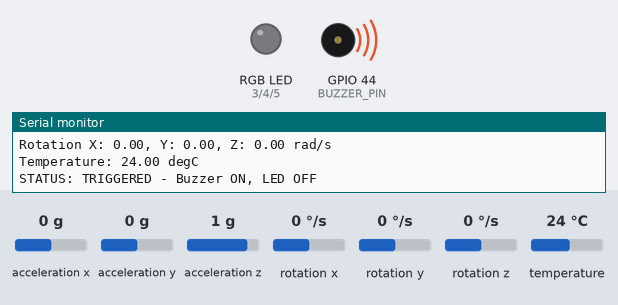
Bench run of a sketch on a simulated ESP32. Shown: an RGB LED mixed from three pins (HIGH = lit), buzzer (waves = sounding), the last lines printed to the serial monitor. The inputs (shaded band) are chosen by the test bench; at power-on: acceleration z 1 g, acceleration x 0 g, acceleration y 0 g, rotation x 0 °/s, rotation y 0 °/s, rotation z 0 °/s, temperature 24 °C.

Above: at 1.3 s.
1.4 s: acceleration z set to 0.7 g
2.9 s: acceleration z set to 0.4 g
At 3.7 s:
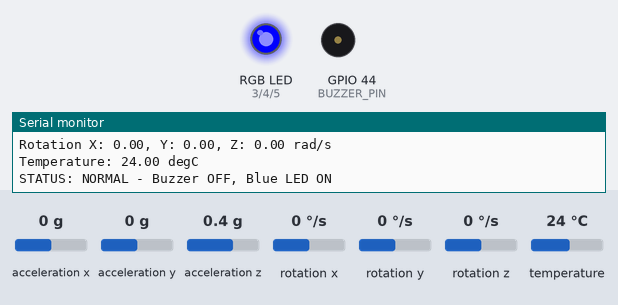
4.6 s: acceleration z set to 0.8 g
At 5.9 s:
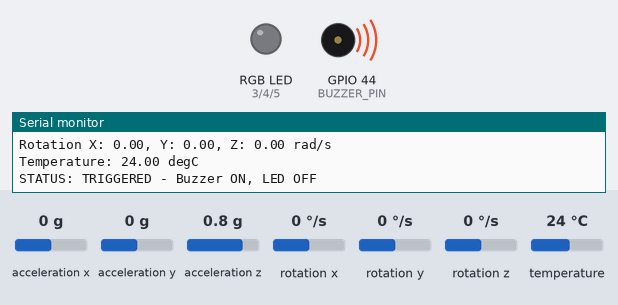
6.2 s: acceleration z set to -1.4 g
At 7.0 s:
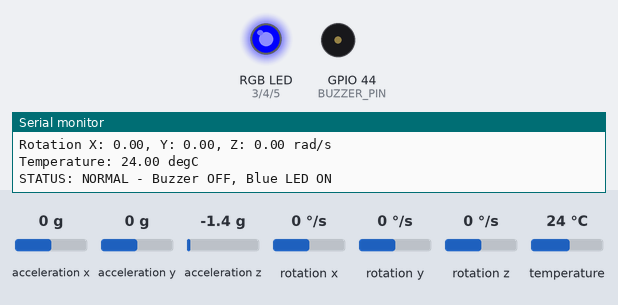
Timing chart, 0 to 8.7 s (numbered marks = the images above; inputs shaded):
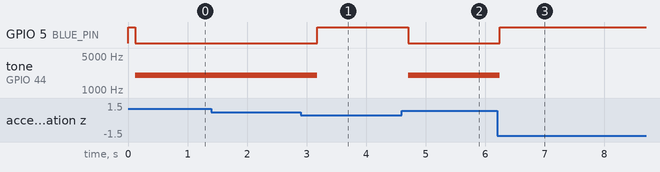

Measured:
- the behaviour switches between 0.6 and 0.5 g on acceleration z (found by bisection; images 0 and 1)
- after the input at 2.9 s, GPIO 5 (BLUE_PIN): LOW → HIGH after 0.28 s; tone on GPIO 44 (BUZZER_PIN): 2000 Hz → silent after 0.28 s
- after the input at 4.6 s, GPIO 5 (BLUE_PIN): HIGH → LOW after 0.11 s; tone on GPIO 44 (BUZZER_PIN): silent → 2000 Hz after 0.11 s
- after the input at 6.2 s, GPIO 5 (BLUE_PIN): LOW → HIGH at once; tone on GPIO 44 (BUZZER_PIN): 2000 Hz → silent at once

The sketch:

Buzzer_LED_working_copy.ino
```cpp
// =================================================
// FireBeetle ESP32 + MPU6050 + KY-016 + Passive Buzzer
// Arduino-ESP32 3.x LEDC PWM API
// KY-016 is common cathode
// No interrupt: MPU6050 is read by polling in loop()
// =================================================

#include <Adafruit_MPU6050.h>
#include <Adafruit_Sensor.h>
#include <Wire.h>

Adafruit_MPU6050 mpu;

// -------------------------------------------------
// KY-016 RGB LED pins
// -------------------------------------------------
#define RED_PIN   D2
#define GREEN_PIN D3
#define BLUE_PIN  D4

// -------------------------------------------------
// Passive buzzer pin
// -------------------------------------------------
#define BUZZER_PIN D7

// -------------------------------------------------
// PWM settings
// -------------------------------------------------

// KY-016 RGB PWM settings
#define LED_PWM_FREQUENCY 5000
#define LED_PWM_RESOLUTION 8

// Passive buzzer PWM settings
#define BUZZER_PWM_FREQUENCY 2000
#define BUZZER_PWM_RESOLUTION 8

// -------------------------------------------------
// MPU6050 threshold
// -------------------------------------------------

// MPU6050 acceleration values are in m/s^2.
// Change this after looking at Serial Monitor values.
const float ACCEL_THRESHOLD = 5.0;

// -------------------------------------------------
// RGB LED function
// KY-016 is common cathode:
// 0 = channel off
// 255 = full brightness
// -------------------------------------------------
void setColor(uint8_t red, uint8_t green, uint8_t blue) {
  ledcWrite(RED_PIN, red);
  ledcWrite(GREEN_PIN, green);
  ledcWrite(BLUE_PIN, blue);
}

void ledOff() {
  setColor(0, 0, 0);
}

void blueLedOn() {
  setColor(0, 0, 255);
}

// -------------------------------------------------
// Passive buzzer functions
// -------------------------------------------------
void buzzerOn(uint32_t frequency) {
  ledcWriteTone(BUZZER_PIN, frequency);
}

void buzzerOff() {
  ledcWriteTone(BUZZER_PIN, 0);
}

// -------------------------------------------------
// Setup
// -------------------------------------------------
void setup(void) {
  Serial.begin(115200);

  // Optional on some boards, but safe for Serial Monitor startup.
  while (!Serial) {
    delay(10);
  }

  Serial.println("FireBeetle ESP32 + MPU6050 + KY-016 + Buzzer");

  // -------------------------------------------------
  // Set up PWM for RGB LED and passive buzzer
  // -------------------------------------------------

  bool redAttached = ledcAttach(
    RED_PIN,
    LED_PWM_FREQUENCY,
    LED_PWM_RESOLUTION
  );

  bool greenAttached = ledcAttach(
    GREEN_PIN,
    LED_PWM_FREQUENCY,
    LED_PWM_RESOLUTION
  );

  bool blueAttached = ledcAttach(
    BLUE_PIN,
    LED_PWM_FREQUENCY,
    LED_PWM_RESOLUTION
  );

  bool buzzerAttached = ledcAttach(
    BUZZER_PIN,
    BUZZER_PWM_FREQUENCY,
    BUZZER_PWM_RESOLUTION
  );

  Serial.print("Red PWM: ");
  Serial.println(redAttached ? "OK" : "FAILED");

  Serial.print("Green PWM: ");
  Serial.println(greenAttached ? "OK" : "FAILED");

  Serial.print("Blue PWM: ");
  Serial.println(blueAttached ? "OK" : "FAILED");

  Serial.print("Buzzer PWM: ");
  Serial.println(buzzerAttached ? "OK" : "FAILED");

  // Initial output state.
  blueLedOn();
  buzzerOff();

  // -------------------------------------------------
  // Initialise MPU6050
  // -------------------------------------------------

  if (!mpu.begin()) {
    Serial.println("Failed to find MPU6050 chip");
    Serial.println("Check VCC, GND, SDA, SCL, and I2C address.");

    // Error indication: red LED, buzzer off.
    setColor(255, 0, 0);
    buzzerOff();


  }

  Serial.println("MPU6050 Found!");

  // -------------------------------------------------
  // MPU6050 configuration
  // -------------------------------------------------

  mpu.setAccelerometerRange(MPU6050_RANGE_8_G);

  Serial.print("Accelerometer range set to: ");
  switch (mpu.getAccelerometerRange()) {
    case MPU6050_RANGE_2_G:
      Serial.println("+-2G");
      break;

    case MPU6050_RANGE_4_G:
      Serial.println("+-4G");
      break;

    case MPU6050_RANGE_8_G:
      Serial.println("+-8G");
      break;

    case MPU6050_RANGE_16_G:
      Serial.println("+-16G");
      break;
  }

  mpu.setGyroRange(MPU6050_RANGE_500_DEG);

  Serial.print("Gyro range set to: ");
  switch (mpu.getGyroRange()) {
    case MPU6050_RANGE_250_DEG:
      Serial.println("+-250 deg/s");
      break;

    case MPU6050_RANGE_500_DEG:
      Serial.println("+-500 deg/s");
      break;

    case MPU6050_RANGE_1000_DEG:
      Serial.println("+-1000 deg/s");
      break;

    case MPU6050_RANGE_2000_DEG:
      Serial.println("+-2000 deg/s");
      break;
  }

  mpu.setFilterBandwidth(MPU6050_BAND_21_HZ);

  Serial.print("Filter bandwidth set to: ");
  switch (mpu.getFilterBandwidth()) {
    case MPU6050_BAND_260_HZ:
      Serial.println("260 Hz");
      break;

    case MPU6050_BAND_184_HZ:
      Serial.println("184 Hz");
      break;

    case MPU6050_BAND_94_HZ:
      Serial.println("94 Hz");
      break;

    case MPU6050_BAND_44_HZ:
      Serial.println("44 Hz");
      break;

    case MPU6050_BAND_21_HZ:
      Serial.println("21 Hz");
      break;

    case MPU6050_BAND_10_HZ:
      Serial.println("10 Hz");
      break;

    case MPU6050_BAND_5_HZ:
      Serial.println("5 Hz");
      break;
  }

  Serial.println("");
  delay(100);
}

// -------------------------------------------------
// Main loop: polling only, no interrupt
// -------------------------------------------------
void loop() {
  // Get current MPU6050 sensor readings.
  sensors_event_t a, g, temp;
  mpu.getEvent(&a, &g, &temp);

  // Print acceleration.
  Serial.print("Acceleration X: ");
  Serial.print(a.acceleration.x, 2);

  Serial.print(", Y: ");
  Serial.print(a.acceleration.y, 2);

  Serial.print(", Z: ");
  Serial.print(a.acceleration.z, 2);

  Serial.println(" m/s^2");

  // Print gyro rotation.
  Serial.print("Rotation X: ");
  Serial.print(g.gyro.x, 2);

  Serial.print(", Y: ");
  Serial.print(g.gyro.y, 2);

  Serial.print(", Z: ");
  Serial.print(g.gyro.z, 2);

  Serial.println(" rad/s");

  // Print temperature.
  Serial.print("Temperature: ");
  Serial.print(temp.temperature, 2);
  Serial.println(" degC");

  // -------------------------------------------------
  // Motion condition
  // -------------------------------------------------

  // Change .z to .x or .y if your desired gesture
  // moves a different MPU6050 axis.
  float selectedAcceleration = a.acceleration.z;

  bool aboveThreshold = (selectedAcceleration > ACCEL_THRESHOLD);

  if (aboveThreshold) {
    // Triggered: buzzer sounds, RGB LED fully off.
    ledOff();
    buzzerOn(BUZZER_PWM_FREQUENCY);

    Serial.println("STATUS: TRIGGERED - Buzzer ON, LED OFF");
  } else {
    // Normal: buzzer silent, blue LED on.
    buzzerOff();
    blueLedOn();

    Serial.println("STATUS: NORMAL - Buzzer OFF, Blue LED ON");
  }

  Serial.println("");
  delay(500);
}
```
